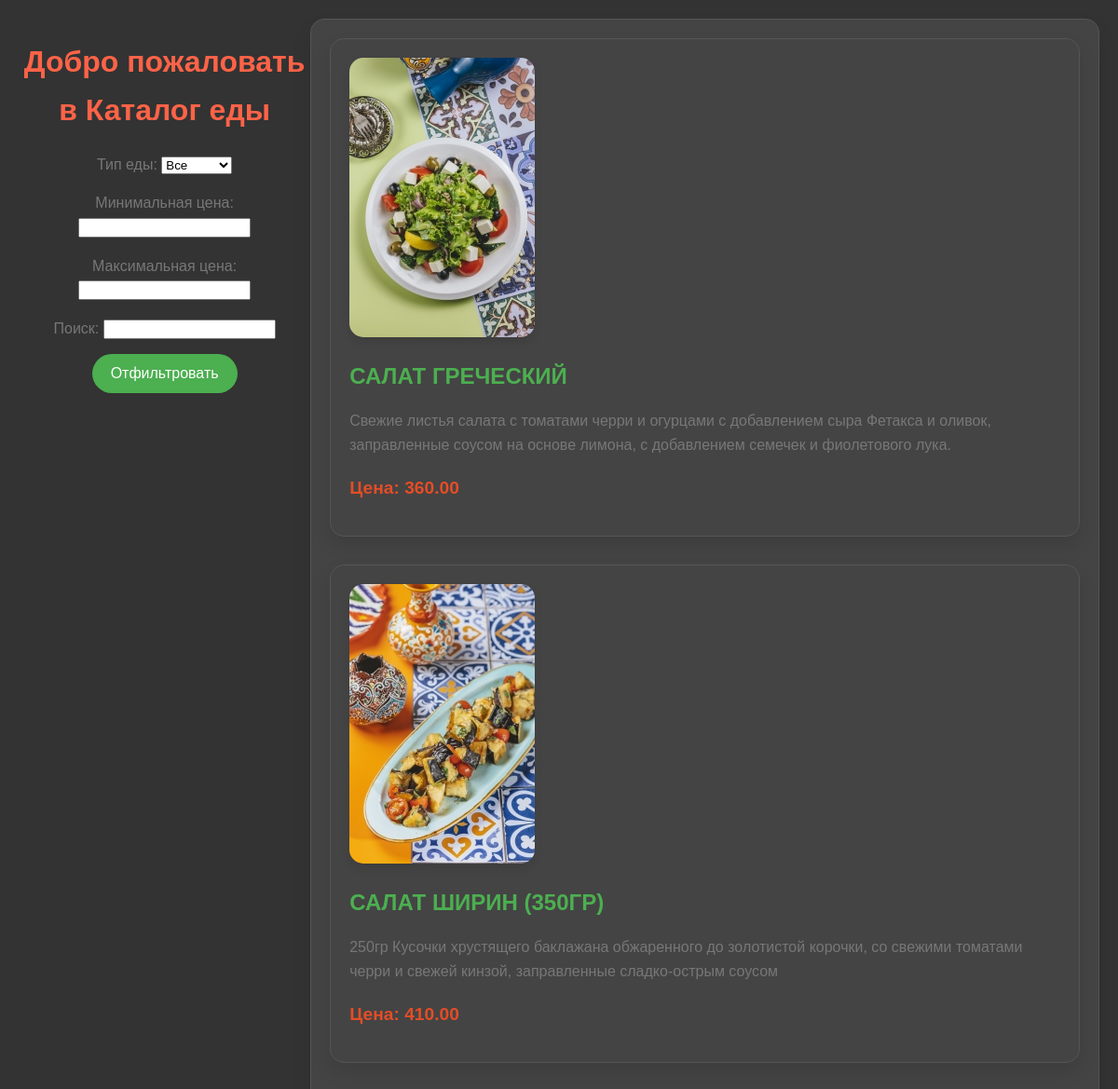
The app's page /client/food/catalog with its own data.
### food/models.py (models this page shows, shortened)
class Food(models.Model):
    photo = models.ImageField(upload_to='food_photos', verbose_name='Фотография')
    name = models.TextField(max_length=255, verbose_name='Название')
    composition = models.TextField(verbose_name='Состав')
    price = models.DecimalField(max_digits=8, decimal_places=2, verbose_name='Цена')
    type_of_food = models.ForeignKey(FoodType, on_delete=models.CASCADE, verbose_name='Тип еды')
    class Meta:
        verbose_name = 'Еда'
        verbose_name_plural = 'Еда'

### food/views.py (the view)
# urls.py: path('catalog', view=views.catalog_view, name='catalog')
def catalog_view(request):
    form = FoodFilterForm(request.GET)
    foods = Food.objects.all()
    if form.is_valid():
        type_of_food = form.cleaned_data['type_of_food']
        min_price = form.cleaned_data['min_price']
        max_price = form.cleaned_data['max_price']
        search_query = form.cleaned_data['search_query'].lower()
        print(min_price, max_price, type_of_food)
        print(min_price)
        if type_of_food:
            foods = foods.filter(type_of_food=type_of_food)
        if min_price is not None:
            foods = foods.filter(price__gte=min_price)
        if max_price is not None:
            foods = foods.filter(price__lte=max_price)
        if search_query:
            search_results = []
            for food in foods:
                if search_query in food.name.lower():
                    search_results.append(food)
            foods = search_results
    return render(request, 'food/catalog.html', {'form': form, 'foods': foods})

### food/forms.py
class FoodFilterForm(forms.Form):
    type_of_food = forms.ModelChoiceField(queryset=FoodType.objects.all(), empty_label='Все', required=False, label='Тип еды')
    min_price = forms.DecimalField(min_value=0, required=False, label='Минимальная цена')
    max_price = forms.DecimalField(min_value=0, required=False, label='Максимальная цена')
    search_query = forms.CharField(required=False, label='Поиск')

### food/models.py (called while the page is built)
    def __str__(self):
        return self.name

### templates/food/catalog.html (shortened to what this page needs)
<!DOCTYPE html>
<html lang="en">
<head>
</head>
<body>
<form method="GET" action="{% url 'catalog' %}">
<h1>Добро пожаловать в Каталог еды</h1>
    {{ form.as_p }}
    <button type="submit">Отфильтровать</button>
</form>
<div>
    {% for food in foods %}
        <div>
            <img src="{{ food.photo.url }}" alt="{{ food.description }}">
            <h2>{{ food.name }}</h2>
            <p>{{ food.composition }}</p>
            <p class="price">Цена: {{ food.price }}</p>
        </div>
    {% endfor %}
</div>
</body>
</html>

### templates/food/catalog.html (style rules this page uses)
body { font-family: 'Poppins', sans-serif; margin: 20px; padding: 0; background-color: #333; color: #fff; line-height: 1.6; display:flex; }
h1 { text-align: center; color: #ff6347; margin-bottom: 20px; font-size: 2em; }
form { margin-bottom: 20px; text-align: center; }
form button { background-color: #4caf50; color: white; padding: 12px 20px; border: none; border-radius: 25px; cursor: pointer; font-size: 1em; transition: background-color 0.3s ease; }
div { margin-bottom: 30px; padding: 20px; background-color: #444; border: 1px solid #555; border-radius: 15px; box-shadow: 0 10px 20px rgba(0, 0, 0, 0.1); transition: box-shadow 0.3s ease; }
img { max-width: 100%; height: auto; border-radius: 15px; box-shadow: 0 5px 10px rgba(0, 0, 0, 0.1); }
h2 { color: #4caf50; margin-top: 15px; margin-bottom: 10px; font-size: 1.5em; }
p { color: #777; margin-bottom: 15px; }
p.price { font-weight: bold; color: #e44d26; font-size: 1.2em; }

### records on screen
Food: photo (picture), name "САЛАТ ГРЕЧЕСКИЙ", composition "Свежие листья салата с томатами черри и огурцами с добавлением сыра Фетакса и оливок, заправленные соусом на основе лимона, с добавлением семечек и фиолетового лука.", price "360.00"
Food: photo (picture), name "САЛАТ ШИРИН (350ГР)", composition "250гр Кусочки хрустящего баклажана обжаренного до золотистой корочки, со свежими томатами черри и свежей кинзой, заправленные сладко-острым соусом", price "410.00"
